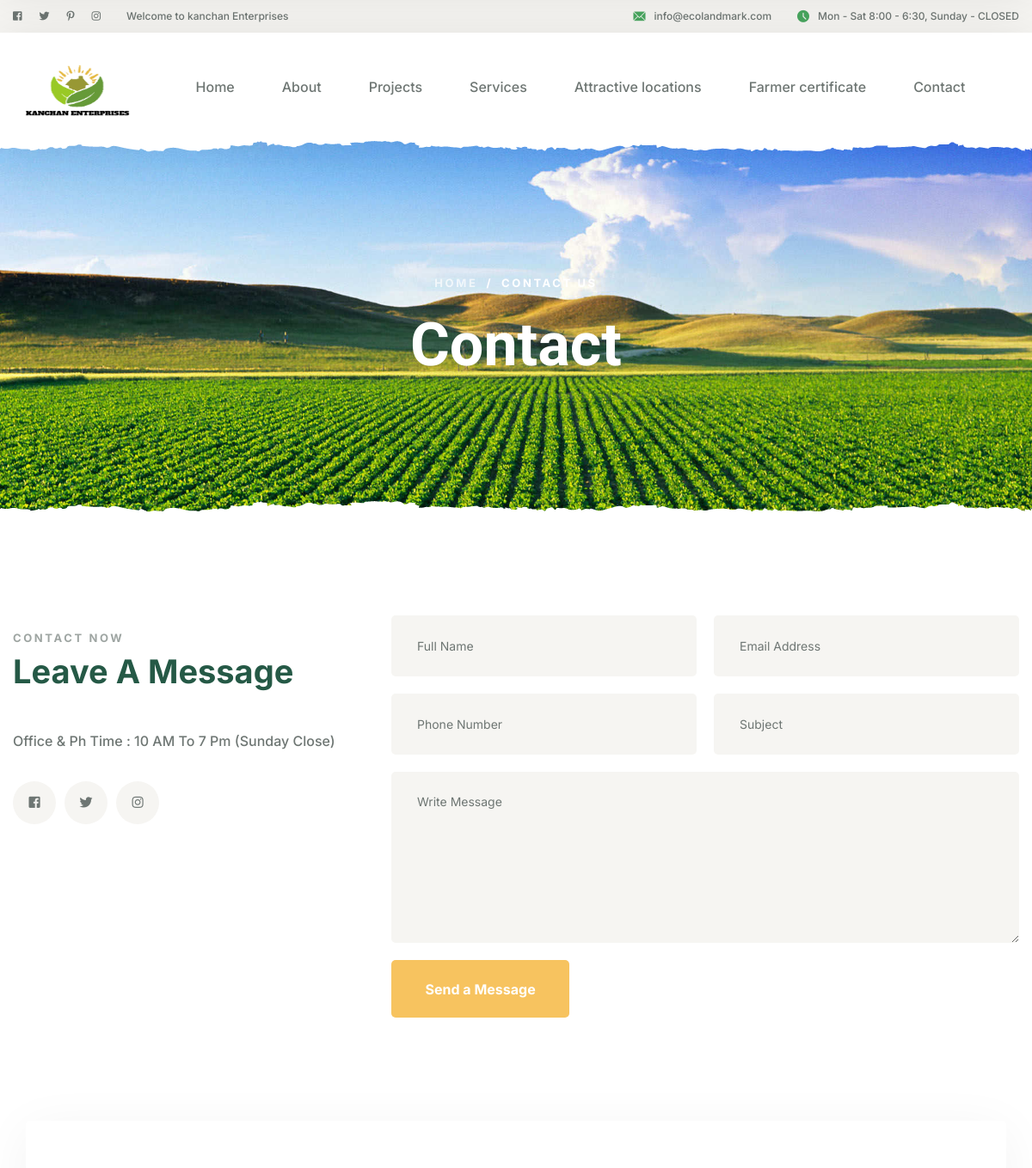
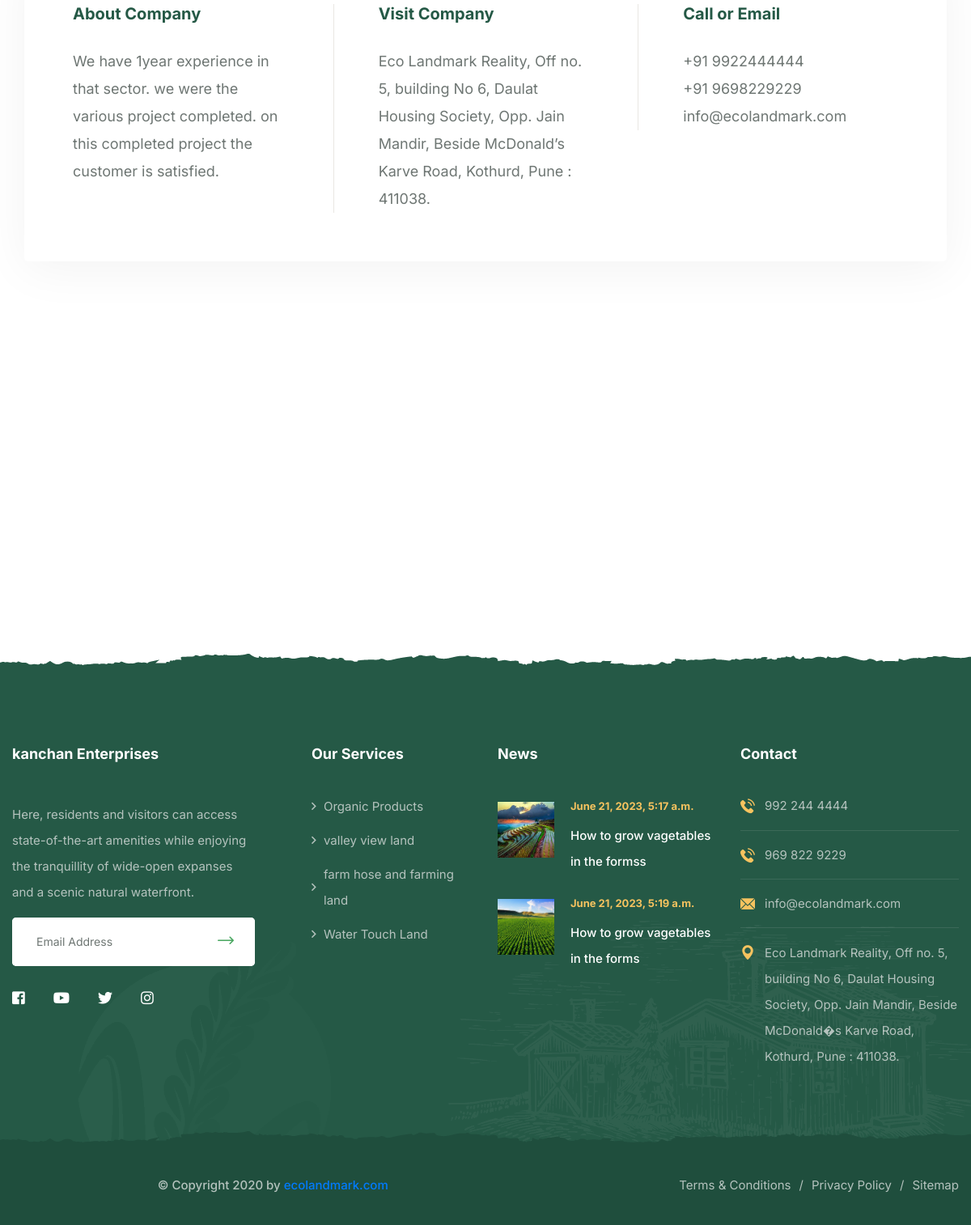
The app's page /contact with its own data (2 pictures, top to bottom).
### enterpriseapp/models.py (models this page shows, shortened)
class Home(models.Model):
	id = models.AutoField(primary_key=True)
	title = models.CharField(max_length=255,blank=True,null=True)
	logo = models.ImageField(upload_to="images", blank=True, null=True)
	about = models.TextField()
	meta_discription = models.TextField()
	copyright = HTMLField()

class Service_publisher(models.Model):
	id = models.AutoField(primary_key=True)
	title = models.CharField(max_length=150, blank=False, null=False)
	image = models.ImageField(upload_to='images',blank=True,null=True)
	icon =  models.CharField(max_length=150, blank=False, null=False)
	discription = HTMLField()
	morebenifitimage = models.ImageField(upload_to="images", blank=True, null=True)
	morebenifit = models.CharField(max_length=2000, blank=False, null=False)
	bottomparagraph = HTMLField()
	slug = AutoSlugField(populate_from='title',null=True, unique=True)

class Post(models.Model):
	id = models.AutoField(primary_key=True)
	title = models.CharField(max_length=1000,blank=False,null=False)
	post_description = RichTextField()
	image = models.ImageField(upload_to='images',blank=True,null=True)
	imagealt = models.CharField(max_length=255,blank=True,null=True)
	tag = TaggableManager(blank=True)
	metadsc = models.CharField(max_length=255,blank=True,null=True)
	category_id = models.ForeignKey(Category,on_delete=models.CASCADE,blank=True,null=True)
	author = models.ForeignKey(User, on_delete= models.CASCADE)
	updated_on = models.DateTimeField(auto_now= True)
	created_on = models.DateTimeField(auto_now_add=True)
	read_count = models.IntegerField(default=0, editable=False)
	read_time = models.IntegerField(default=0, editable=False)
	STATUS_CHOICES = (('draft', 'Save Draft'), ('published', 'Published'))
	status = models.CharField(max_length=20, choices=STATUS_CHOICES)
	slug = AutoSlugField(populate_from='title',null=True, unique=True)
	def __str__(self):
		return self.title

### enterpriseapp/views.py (the view, shortened to what this page needs)
# urls.py: path('contact', views.Contact_view, name='contact'),
def Contact_view(request):
        return render(request, 'frontend/contact.html')

### enterpriseapp/context_processors.py (called while the page is built)
def header_footer_context(request):
    return {'header_footer_data': header_footer_data()}

### enterpriseapp/views.py (called while the page is built)
def header_footer_data():
    post = Post.objects.select_related('category_id').select_related('author').all().order_by('created_on')[:4]
    print(post)
    home = Home.objects.first()
    service = Service_publisher.objects.all()[:8]
    return {
        'home': home,
        'service':service,
        'post':post,
    }

### templates/frontend/contact.html (shortened to what this page needs)
{% extends 'base.html' %}
{% load static %}
{% block body %}
        <section class="page-header">
            <div class="page-header__bg" style="background-image: url({% static 'assets/images/services/gree.jpg' %});"></div>
            <div class="container">
                <ul class="thm-breadcrumb list-unstyled">
                    <li><a href="/">Home</a></li>
                    <li>/</li>
                    <li><span>Contact Us</span></li>
                </ul>
                <h2>Contact</h2>
            </div>
        </section>
        <section class="contact-one">
            <div class="container">
                <div class="row">
                    <div class="col-sm-12 col-md-12 col-lg-6 col-xl-4">
                        <div class="contact-one__content">
                            <div class="block-title">
                                <p>Contact now</p>
                                <h3>Leave A Message</h3>
                            </div>
                            <div class="contact-one__summery">
                                <p>Office & Ph Time :
10 AM To 7 Pm
(Sunday Close)</p>
                            </div>
                            <div class="contact-one__social">
                                <a href="#"><i class="fab fa-facebook-square"></i></a>
                                <a href="#"><i class="fab fa-twitter"></i></a>
                                <a href="#"><i class="fab fa-instagram"></i></a>
                            </div>
                        </div>
                    </div>
                    <div class="col-sm-12 col-md-12 col-lg-6 col-xl-8">
                         <form action="contact" class="contact-one__form contact-form-validated" method="post">
                            <div class="row">
                                <div class="col-lg-6">
                                    <input type="text" name="name" placeholder="Full Name">
                                </div>
                                <div class="col-lg-6">
                                    <input type="text" name="email" placeholder="Email Address">
                                </div>
                                <div class="col-lg-6">
                                    <input type="text" name="phone" placeholder="Phone Number">
                                </div>
                                <div class="col-lg-6">
                                    <input type="text" name="subject" placeholder="Subject">
                                </div>
                                <div class="col-lg-12">
                                    <textarea name="message" placeholder="Write Message"></textarea>
                                </div>
                                <div class="col-lg-12">
                                    <button type="submit" class="thm-btn">Send a Message</button>
                                </div>
                            </div>
                        </form>
                    </div>
                </div>
            </div>
        </section>
        <section class="contact-infos">
            <div class="container">
                <div class="inner-container wow fadeInUp" data-wow-duration="1500ms">
                    <div class="row no-gutters">
                        <div class="col-sm-12 col-md-12 col-lg-4">
                            <div class="contact-infos__single">
                                <h3>About Company</h3>
                                <p>We have 1year experience in that sector. we were the various project completed. on this completed project the customer is satisfied.</p>
                            </div>
                        </div>
                        <div class="col-sm-12 col-md-12 col-lg-4">
                            <div class="contact-infos__single">
                                <h3>Visit Company</h3>
                                <p>Eco Landmark Reality, Off no. 5, building No 6, Daulat Housing Society, Opp. Jain Mandir, Beside McDonald’s Karve Road, Kothurd, Pune : 411038.</p>
                            </div>
                        </div>
                        <div class="col-sm-12 col-md-12 col-lg-4">
                            <div class="contact-infos__single">
                                <h3>Call or Email</h3>
                                <p><a href="tel: 992-244-4444">+91 9922444444</a> <br>
                                    <a href="tel:969-822-9229">+91 9698229229</a>
                                     <a href="mailto:info@ecolandmark.com">info@ecolandmark.com</a><br>
                                </p>
                            </div>
                        </div>
                    </div>
                </div>
            </div>
        </section>
        <div class="google-map__home-two">
            <iframe title="template google map" src="https://www.google.com/maps/embed?pb=!1m18!1m12!1m3!1d4562.753041141002!2d-118.80123790098536!3d34.152323469614075!2m3!1f0!2f0!3f0!3m2!1i1024!2i768!4f13.1!3m3!1m2!1s0x80e82469c2162619%3A0xba03efb7998eef6d!2sCostco+Wholesale!5e0!3m2!1sbn!2sbd!4v1562518641290!5m2!1sbn!2sbd" class="map__home-two" allowfullscreen></iframe>
        </div>
        {% endblock body %}

### templates/base.html (shortened to what this page needs)
{%load static%}
<!DOCTYPE html>
<html lang="en">
<head>
    <link rel="stylesheet" href=" {% static 'assets/css/bootstrap.min.css' %}">
    <link rel="stylesheet" href=" {% static 'assets/css/fontawesome-all.min.css' %}">
    <link rel="stylesheet" href=" {% static 'assets/css/swiper.min.css' %}">
    <link rel="stylesheet" href=" {% static 'assets/css/animate.min.css' %}">
    <link rel="stylesheet" href=" {% static 'assets/css/odometer.min.css' %}">
    <link rel="stylesheet" href=" {% static 'assets/css/jarallax.css' %}">
    <link rel="stylesheet" href=" {% static 'assets/css/magnific-popup.css' %}">
    <link rel="stylesheet" href=" {% static 'assets/css/bootstrap-select.min.css' %}">
    <link rel="stylesheet" href=" {% static 'assets/css/agrikon-icons.css' %}">
    <link rel="stylesheet" href=" {% static 'assets/css/nouislider.min.css' %}">
    <link rel="stylesheet" href=" {% static 'assets/css/nouislider.pips.css' %}">
    <link rel="stylesheet" href=" {% static 'assets/css/main.css' %}">
</head>
<body>
    <div class="page-wrapper">
        <header class="main-header">
            <div class="topbar">
                <div class="container">
                    <div class="topbar__left">
                        <div class="topbar__social">
                            <a href="#" class="fab fa-facebook-square"></a>
                            <a href="#" class="fab fa-twitter"></a>
                            <a href="#" class="fab fa-pinterest-p"></a>
                            <a href="#" class="fab fa-instagram"></a>
                        </div>
                        <p>Welcome to kanchan Enterprises</p>
                    </div>
                    <div class="topbar__right">
                        <a href="#"><i class="agrikon-icon-email"></i>info@ecolandmark.com</a>
                        <a href="#"><i class="agrikon-icon-clock"></i>Mon - Sat 8:00 - 6:30, Sunday - CLOSED</a>
                    </div>
                </div>
            </div>
            <nav class="main-menu">
                <div class="container">
                    <div class="logo-box">
                       <a href="/" aria-label="logo image"><img src="{{header_footer_data.home.logo.url}}" height="87px" width="150px" alt=""></a>
                    </div>
                    <ul class="main-menu__list">
                        <li class="dropdown">
                            <a href="{% url 'home' %}">Home</a>
                        </li>
                        <li>
                            <a href="{% url 'about' %}">About</a>
                        </li>
                        <li class="dropdown">
                            <a href="{% url 'projects' %}">Projects</a>
                        </li>
                        <li class="dropdown">
                            <a href="{% url 'service' %}">Services</a>
                        </li>
                        <li class="dropdown">
                            <a href="{% url 'attractive-location' %}">Attractive locations</a>
                        </li>
                        <li class="dropdown">
                            <a href="{% url 'farmer-certificate-details' %}">Farmer certificate</a>
                        </li>
                        <li>
                            <a href="{% url 'contact' %}">Contact</a>
                        </li>
                    </ul>
                </div>
            </nav>
        </header>
{%block body%}
{% endblock body %}
<footer class="site-footer">
    <img src="{%static 'assets/images/icons/footer-bg-icon-1.png'%}" class="site-footer__shape-1" alt="">
    <img src="{%static 'assets/images/icons/footer-bg-icon-2.png'%}" class="site-footer__shape-2" alt="">
    <div class="container">
        <div class="row">
            <div class="col-sm-12 col-md-6 col-lg-6 col-xl-4">
                <div class="footer-widget">
                         <h3 class="footer-widget__title">{{header_footer_data.home.title}}</h3>
                    <p> {{header_footer_data.home.about}}
                    </p>
                    <form action="#" data-url="YOUR_MAILCHIMP_URL" class="mc-form">
                        <input type="email" name="EMAIL" placeholder="Email Address">
                        <button type="submit"><i class="agrikon-icon-right-arrow"></i></button>
                    </form>
                    <div class="footer__social">
                        <a href="https://www.facebook.com/farmercertificates" class="fab fa-facebook-square"></a>
                        <a href="https://www.youtube.com/channel/UCAd8xbeWFxcUn_cc2tKZQ9Q/videos" class="fab fa-youtube"></a>
                        <a href="https://twitter.com/realityeco" class="fab fa-twitter"></a>
                        <a href="https://www.instagram.com/farmercertificate_/?__coig_restricted=1" class="fab fa-instagram"></a>
                    </div>
                </div>
            </div>
            <div class="col-sm-12 col-md-6 col-lg-6 col-xl-2">
                <div class="footer-widget footer-widget__links-widget">
                    <h3 class="footer-widget__title">Our Services</h3>
                    <ul class="list-unstyled footer-widget__links">
                        {% for service in header_footer_data.service%}
                        <li><a href="/service/{{service.slug}}">{{service.title}}</a></li>
                        {% endfor%}
                    </ul>
                </div>
            </div>
            <div class="col-sm-12 col-md-6 col-lg-6 col-xl-3">
                <div class="footer-widget">
                    <h3 class="footer-widget__title">News</h3>
                    <ul class="list-unstyled footer-widget__post">
                        {% for allposts in header_footer_data.post %}
                        <li>
                            <img src="{{allposts.image.url}}" alt={{allposts.image.imagealt}}>
                            <div class="footer-widget__post-content">
                                <span>{{allposts.created_on}}</span>
                                <h4><a href="{{allposts.slug}}">{{allposts.title}}</a></h4>
                            </div>
                        </li>
                        {%endfor%}
                    </ul>
                </div>
            </div>
            <div class="col-sm-12 col-md-6 col-lg-6 col-xl-3">
                <h3 class="footer-widget__title">Contact</h3>
                <ul class="list-unstyled footer-widget__contact">
                    <li>
                        <i class="agrikon-icon-telephone"></i>
                        <a href="tel:992-244-4444">992 244 4444</a>
                    </li>
                     <li>
                        <i class="agrikon-icon-telephone"></i>
                        <a href="tel:969-822-9229">969 822 9229</a>
                    </li>
                    <li>
                        <i class="agrikon-icon-email"></i>
                        <a href="mailto:info@ecolandmark.com">info@ecolandmark.com</a>
                    </li>
                    <li>
                        <i class="agrikon-icon-pin"></i>
                        <a href="#">Eco Landmark Reality, Off no. 5, building No 6, Daulat Housing Society, Opp. Jain Mandir, Beside McDonald�s Karve Road, Kothurd, Pune : 411038.</a>
                    </li>
                </ul>
            </div>
        </div>
    </div>
</footer>
<div class="bottom-footer">
    <div class="container">
        <p>{{header_footer_data.home.copyright|safe}}</p>
        <div class="bottom-footer__links">
            <a href="#">Terms & Conditions</a>
            <a href="#">Privacy Policy</a>
            <a href="#">Sitemap</a>
        </div>
    </div>
</div>
</div>
</body>
</html>

### records on screen
Home: home.logo (picture), home "kanchan Enterprises", home.about "Here, residents and visitors can access state-of-the-art amenities while enjoying the tranquillity of wide-open expanses and a scenic natural waterfront.", home.copyright "© Copyright 2020 by ecolandmark.com"
Service_publisher: title "Organic Products"
Service_publisher: title "valley view land"
Service_publisher: title "farm hose and farming land"
Service_publisher: title "Water Touch Land"
Post: image (picture), created_on "June 21, 2023, 5:17 a.m.", title "How to grow vagetables in the formss"
Post: image (picture), created_on "June 21, 2023, 5:19 a.m.", title "How to grow vagetables in the forms"
